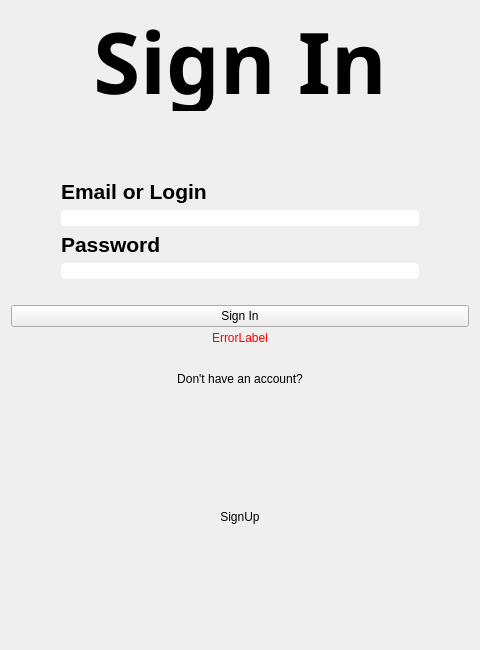
<?xml version="1.0" encoding="UTF-8"?>
<ui version="4.0">
 <class>SignIn</class>
 <widget class="QWidget" name="SignIn">
  <property name="enabled">
   <bool>true</bool>
  </property>
  <property name="geometry">
   <rect>
    <x>0</x>
    <y>0</y>
    <width>480</width>
    <height>650</height>
   </rect>
  </property>
  <property name="sizePolicy">
   <sizepolicy hsizetype="Fixed" vsizetype="Fixed">
    <horstretch>0</horstretch>
    <verstretch>0</verstretch>
   </sizepolicy>
  </property>
  <property name="minimumSize">
   <size>
    <width>480</width>
    <height>650</height>
   </size>
  </property>
  <property name="maximumSize">
   <size>
    <width>480</width>
    <height>650</height>
   </size>
  </property>
  <property name="windowTitle">
   <string>Widget</string>
  </property>
  <property name="autoFillBackground">
   <bool>false</bool>
  </property>
  <property name="styleSheet">
   <string notr="true">background-color: &quot;black&quot;</string>
  </property>
  <layout class="QVBoxLayout" name="verticalLayout" stretch="1,0,3">
   <item>
    <layout class="QVBoxLayout" name="DataLayout" stretch="0">
     <property name="sizeConstraint">
      <enum>QLayout::SizeConstraint::SetDefaultConstraint</enum>
     </property>
     <item>
      <widget class="QLabel" name="SignUpLabel">
       <property name="maximumSize">
        <size>
         <width>16777215</width>
         <height>100</height>
        </size>
       </property>
       <property name="font">
        <font>
         <family>Charter</family>
         <pointsize>64</pointsize>
         <bold>true</bold>
        </font>
       </property>
       <property name="text">
        <string>Sign In</string>
       </property>
       <property name="alignment">
        <set>Qt::AlignmentFlag::AlignCenter</set>
       </property>
      </widget>
     </item>
    </layout>
   </item>
   <item>
    <spacer name="verticalSpacer">
     <property name="orientation">
      <enum>Qt::Orientation::Vertical</enum>
     </property>
     <property name="sizeHint" stdset="0">
      <size>
       <width>20</width>
       <height>62</height>
      </size>
     </property>
    </spacer>
   </item>
   <item>
    <layout class="QVBoxLayout" name="FormLayout" stretch="8,0,2,0,1">
     <property name="leftMargin">
      <number>0</number>
     </property>
     <item>
      <layout class="QVBoxLayout" name="InputLayout">
       <property name="spacing">
        <number>6</number>
       </property>
       <property name="leftMargin">
        <number>50</number>
       </property>
       <property name="rightMargin">
        <number>50</number>
       </property>
       <item>
        <widget class="QLabel" name="EmailOrLoginLabel">
         <property name="maximumSize">
          <size>
           <width>16777215</width>
           <height>25</height>
          </size>
         </property>
         <property name="font">
          <font>
           <pointsize>16</pointsize>
           <bold>true</bold>
          </font>
         </property>
         <property name="text">
          <string>Email or Login</string>
         </property>
        </widget>
       </item>
       <item>
        <widget class="QLineEdit" name="EmailOrLoginLineEdit">
         <property name="autoFillBackground">
          <bool>false</bool>
         </property>
         <property name="styleSheet">
          <string notr="true">background-color: 'white'; 
color: black;
border-radius: 5px;</string>
         </property>
        </widget>
       </item>
       <item>
        <widget class="QLabel" name="PasswordLabel">
         <property name="maximumSize">
          <size>
           <width>16777215</width>
           <height>25</height>
          </size>
         </property>
         <property name="font">
          <font>
           <pointsize>16</pointsize>
           <bold>true</bold>
          </font>
         </property>
         <property name="text">
          <string>Password</string>
         </property>
        </widget>
       </item>
       <item>
        <widget class="QLineEdit" name="PasswordLineEdit">
         <property name="autoFillBackground">
          <bool>false</bool>
         </property>
         <property name="styleSheet">
          <string notr="true">background-color: 'white'; 
color: black;
border-radius: 5px;</string>
         </property>
        </widget>
       </item>
      </layout>
     </item>
     <item>
      <spacer name="verticalSpacer_2">
       <property name="orientation">
        <enum>Qt::Orientation::Vertical</enum>
       </property>
       <property name="sizeHint" stdset="0">
        <size>
         <width>20</width>
         <height>20</height>
        </size>
       </property>
      </spacer>
     </item>
     <item>
      <layout class="QVBoxLayout" name="ButtonLayout">
       <property name="leftMargin">
        <number>0</number>
       </property>
       <item>
        <widget class="QPushButton" name="SignUpButton">
         <property name="styleSheet">
          <string notr="true">background-color: &quot;#1A1A2E&quot;</string>
         </property>
         <property name="text">
          <string>Sign In</string>
         </property>
         <property name="autoDefault">
          <bool>false</bool>
         </property>
        </widget>
       </item>
       <item>
        <widget class="QLabel" name="ErorrsLabel">
         <property name="maximumSize">
          <size>
           <width>16777215</width>
           <height>10</height>
          </size>
         </property>
         <property name="styleSheet">
          <string notr="true">color: red</string>
         </property>
         <property name="text">
          <string>ErrorLabel</string>
         </property>
         <property name="alignment">
          <set>Qt::AlignmentFlag::AlignCenter</set>
         </property>
        </widget>
       </item>
      </layout>
     </item>
     <item>
      <spacer name="verticalSpacer_3">
       <property name="orientation">
        <enum>Qt::Orientation::Vertical</enum>
       </property>
       <property name="sizeHint" stdset="0">
        <size>
         <width>20</width>
         <height>20</height>
        </size>
       </property>
      </spacer>
     </item>
     <item>
      <layout class="QVBoxLayout" name="ExtraLayout">
       <item>
        <widget class="QLabel" name="DontHaveAccountLabel">
         <property name="maximumSize">
          <size>
           <width>16777215</width>
           <height>20</height>
          </size>
         </property>
         <property name="text">
          <string>Don't have an account?</string>
         </property>
         <property name="alignment">
          <set>Qt::AlignmentFlag::AlignCenter</set>
         </property>
        </widget>
       </item>
       <item>
        <widget class="QLabel" name="SignUpHyperLabel">
         <property name="text">
          <string>SignUp</string>
         </property>
         <property name="alignment">
          <set>Qt::AlignmentFlag::AlignCenter</set>
         </property>
         <property name="openExternalLinks">
          <bool>true</bool>
         </property>
         <property name="textInteractionFlags">
          <set>Qt::TextInteractionFlag::LinksAccessibleByMouse</set>
         </property>
        </widget>
       </item>
      </layout>
     </item>
    </layout>
   </item>
  </layout>
 </widget>
 <resources/>
 <connections/>
</ui>
